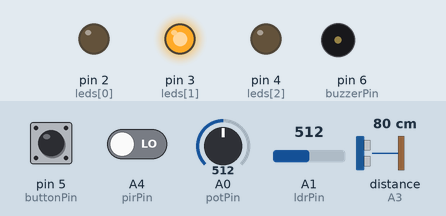
A sketch run on a simulated Arduino Uno, built with avr-gcc and run on an emulated ATmega328P. Parts: output pins drawn as LEDs (lit = HIGH), buzzer (waves = sounding). Wiring (inferred from the names in the program): ultrasonic range finder: trigger A2; echo A3. Dashed ring = blinking. The inputs (shaded band) are chosen by the test bench; at power-on: distance to the obstacle (sensor on A3) 80 cm, A1 (ldrPin) = 512, pin 5 (buttonPin) HIGH, A0 (potPin) = 512, A4 (pirPin) LOW. The echo pulse lasts 58.3 µs per cm; pins used as bus, display or sensor lines are not drawn; what the sketch prints to the serial monitor is not drawn.

Above: at 1.2 s.
1.3 s: distance to the obstacle (sensor on A3) set to 17 cm
At 1.45 s:
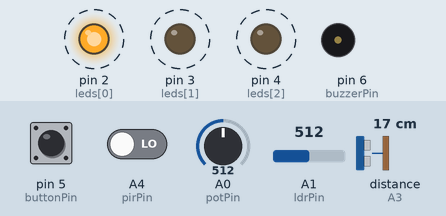
4.3 s: distance to the obstacle (sensor on A3) set to 13 cm
At 4.57 s:
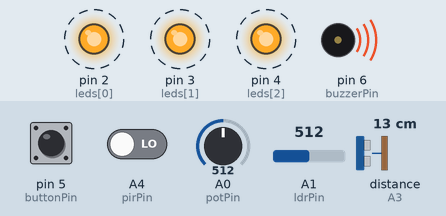
7.3 s: A1 (ldrPin) set to 883
10.3 s: A1 (ldrPin) set to 910
At 10.3 s:
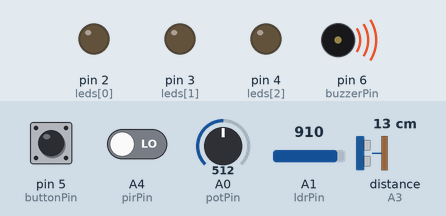
Timing chart, 0 to 13.3 s (numbered marks = the images above; inputs shaded):
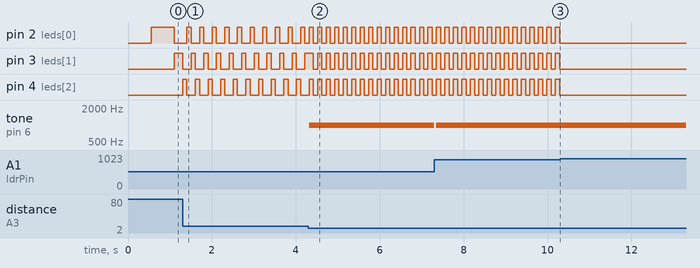

Measured:
- the behaviour switches between 16 and 15 cm on distance to the obstacle (sensor on A3) (found by bisection; images 1 and 2)
- the behaviour switches between 900 and 901 on A1 (ldrPin) (found by bisection; images 2 and 3)
- after the input at 1.3 s, pin 4 (leds[2]): alternates HIGH for 0.10 s and LOW for 0.20 s, starting at once
- after the input at 4.3 s, pin 2 (leds[0]): alternates HIGH for 0.10 s and LOW for 0.10 s, starting at once; pin 3 (leds[1]): alternates HIGH for 0.10 s and LOW for 0.10 s, starting after 0.12 s; pin 4 (leds[2]): alternates HIGH for 0.10 s and LOW for 0.10 s, starting after 0.22 s; tone on pin 6 (buzzerPin): silent → 1000 Hz at once
- after the input at 10.3 s, pin 2 (leds[0]), pin 3 (leds[1]), pin 4 (leds[2]): stops changing and stays LOW; tone on pin 6 (buzzerPin): stays 1000 Hz (without the input it goes to silent after 0.01 s)
- by itself, pin 2 (leds[0]), pin 3 (leds[1]): alternates HIGH for 0.10 s and LOW for 0.20 s

The sketch:

led_advance_final1.ino
```cpp
// Pin setup
const int leds[] = {2, 3, 4};
const int buttonPin = 5;
const int potPin = A0;
const int ldrPin = A1;
const int buzzerPin = 6;
const int trigPin = A2;
const int echoPin = A3;
const int pirPin = A4;

// Variables
int pattern = 0;
bool ledState = false;
int ledIndex = 0;
unsigned long lastBlink = 0;
unsigned long lastDebounce = 0;
int lastButton = HIGH;
unsigned long lastPrint = 0;
unsigned long lastMotionTime = 0;
bool isIdle = false;

bool intruderDetected = false;
unsigned long intruderTime = 0;

void setup() {
  for (int i = 0; i < 3; i++) pinMode(leds[i], OUTPUT);
  pinMode(buttonPin, INPUT_PULLUP);
  pinMode(buzzerPin, OUTPUT);
  pinMode(trigPin, OUTPUT);
  pinMode(echoPin, INPUT);
  pinMode(pirPin, INPUT);

  Serial.begin(9600);
  Serial.println("System Started");
}

void loop() {
  // Motion Idle Check
  if (digitalRead(pirPin) == HIGH) {
    lastMotionTime = millis();
    if (isIdle) {
      Serial.println("Waking from idle.");
      isIdle = false;
    }
  }

  if (!isIdle && millis() - lastMotionTime > 30000) {
    Serial.println("Entering idle mode.");
    allOff();
    isIdle = true;
  }
  if (isIdle) return;

  int ldrVal = analogRead(ldrPin);
  if (ldrVal > 900) {
    allOff();
    if (millis() - lastPrint > 900) {
      Serial.print("Too Bright | LDR: ");
      Serial.println(ldrVal);
      lastPrint = millis();
    }
    return;
  }

  // Proximity-based intruder alarm
  int distance = getDistance();
  if (distance > 0 && distance < 15) {
    if (!intruderDetected) {
      intruderDetected = true;
      intruderTime = millis();
      Serial.println("🚨 INTRUDER ALERT!");
    }
  }

  if (intruderDetected) {
    alarmMode();
    if (millis() - intruderTime > 3000) {
      intruderDetected = false;
      allOff();
      noTone(buzzerPin);
      Serial.println("Alarm reset.");
    }
    return;
  }

  // Regular behavior
  int potVal = analogRead(potPin);
  int speed = map(potVal, 0, 1023, 100, 1000);

  if (distance < 30) speed = 100;

  if (millis() - lastPrint > 500) {
    Serial.print("Pattern: ");
    Serial.print(pattern);
    Serial.print(" | Dist: ");
    Serial.print(distance);
    Serial.print(" cm | LDR: ");
    Serial.print(ldrVal);
    Serial.print(" | Speed: ");
    Serial.println(speed);
    lastPrint = millis();
  }

  checkButton();
  updatePattern(pattern, speed);
}

void checkButton() {
  int reading = digitalRead(buttonPin);
  if (reading == LOW && lastButton == HIGH && millis() - lastDebounce > 50) {
    pattern = (pattern + 1) % 3;
    ledIndex = 0;
    tone(buzzerPin, 500, 100);
    Serial.print("Switched to pattern ");
    Serial.println(pattern);
    lastDebounce = millis();
  }
  lastButton = reading;
}

void updatePattern(int p, int d) {
  if (millis() - lastBlink >= d) {
    lastBlink = millis();
    allOff();

    if (p == 0) {
      digitalWrite(leds[ledIndex], HIGH);
      ledIndex = (ledIndex + 1) % 3;
    } else if (p == 1) {
      digitalWrite(leds[2 - ledIndex], HIGH);
      ledIndex = (ledIndex + 1) % 3;
    } else {
      ledState = !ledState;
      for (int i = 0; i < 3; i++)
        digitalWrite(leds[i], ledState ? HIGH : LOW);
    }
  }
}

void allOff() {
  for (int i = 0; i < 3; i++) digitalWrite(leds[i], LOW);
}

void alarmMode() {
  static bool state = false;
  if (millis() - lastBlink > 100) {
    lastBlink = millis();
    state = !state;
    for (int i = 0; i < 3; i++)
      digitalWrite(leds[i], state ? HIGH : LOW);
    tone(buzzerPin, 1000);
  }
}

long getDistance() {
  digitalWrite(trigPin, LOW);
  delayMicroseconds(2);
  digitalWrite(trigPin, HIGH);
  delayMicroseconds(10);
  digitalWrite(trigPin, LOW);
  long duration = pulseIn(echoPin, HIGH, 30000);
  return duration * 0.034 / 2;
}
```
